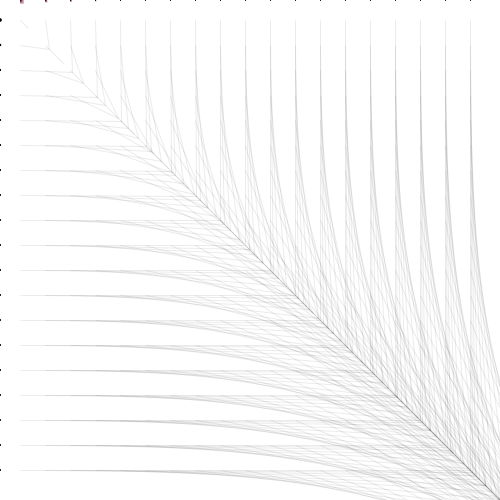
Frame 1 (no input)
Frame 60 (the mouse pressed at the canvas centre just before this capture): identical to frame 1, image omitted
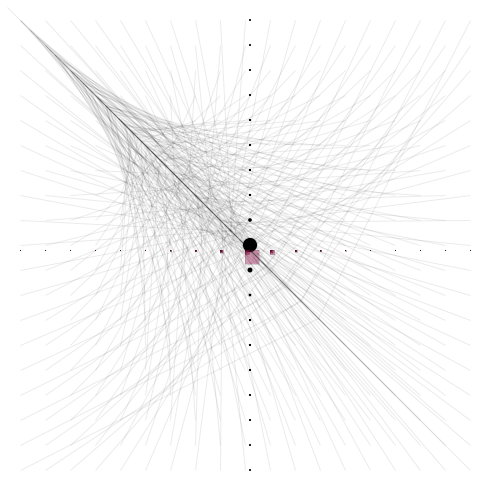
Frame 120 (the mouse held since frame 60 and released just before this capture)

The Processing sketch that drew these frames (run headless with seeded random() and noise(); from frame 60 on, the mouse is pressed at the canvas centre):

// Processing sketch: processing_2777
// ── processing_2777.pde

float margen, sp;
void setup(){
margen = 20;
sp = 25;
size(500, 500);
smooth();
stroke(0);
}
void draw(){
background(255);
fill(252,241,115,100);
for(float y =margen; y <= height-margen; y += sp){
for(float x = margen; x <= width-margen; x += sp){
float d; //distacia
d= sqrt((mouseX-x)*(mouseX-x)+(mouseY-y)*(mouseY-y)); 

strokeWeight(1);
   
smooth();
stroke(0,20);
fill(147, 7, 68, 100);
triangle(y, x , d, d, d, d);

stroke(0,25);
fill(0);
ellipse(mouseX,y, 100/d, 100/d);
   

fill(147,7,68,100);
rect(x,mouseY, 100/d, 100/d);
strokeWeight(1); //tamaño trazo
smooth(); 


    }

  }

}
